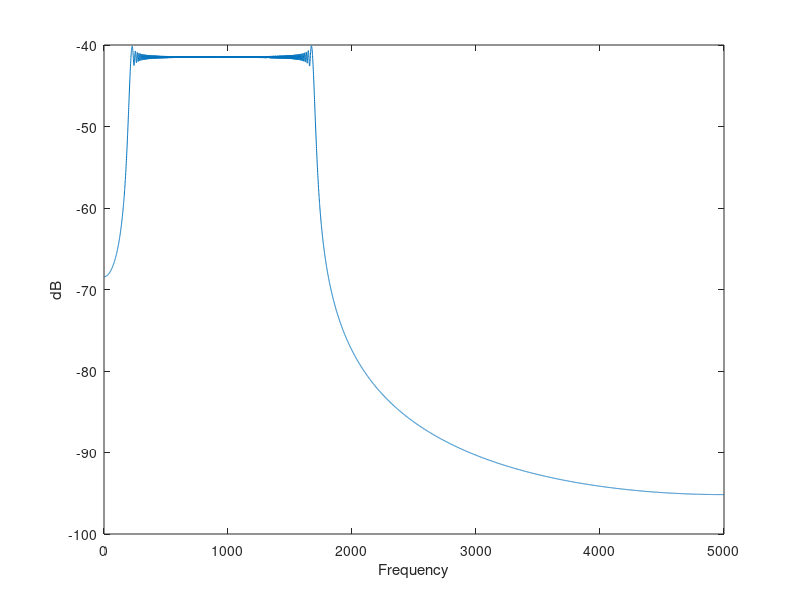

Write MATLAB code to recreate this figure.
%Tutorial 9 creation of chirp

Fs=10000;
A=0.8;
Ts=1/Fs;
dur=1.5;
t=0:Ts:dur;
Theta=2*pi*(100+200*t+500*t.*t);
chirpsig=A*sin(Theta);
audiowrite('mychirp1.wav',chirpsig,Fs);
%% 1700-200
Fs=10000;
A=0.8;
Ts=1/Fs;
dur=1.5;
t=0:Ts:dur;
Theta=2*pi*(100+1700*t-500*t.*t);
chirpsig=A*sin(Theta);
sound(chirpsig,Fs);
%% FFT of the second chirp signal
len = length(chirpsig);
SSC = fft(chirpsig);
SSR = abs(SSC)./len;
L=round(len/2);
Mag = mag2db(SSR);
f = (Fs/2)*(0:L)/L;
plot(f,Mag(1:L+1));
xlabel('Frequency')
ylabel('dB')
